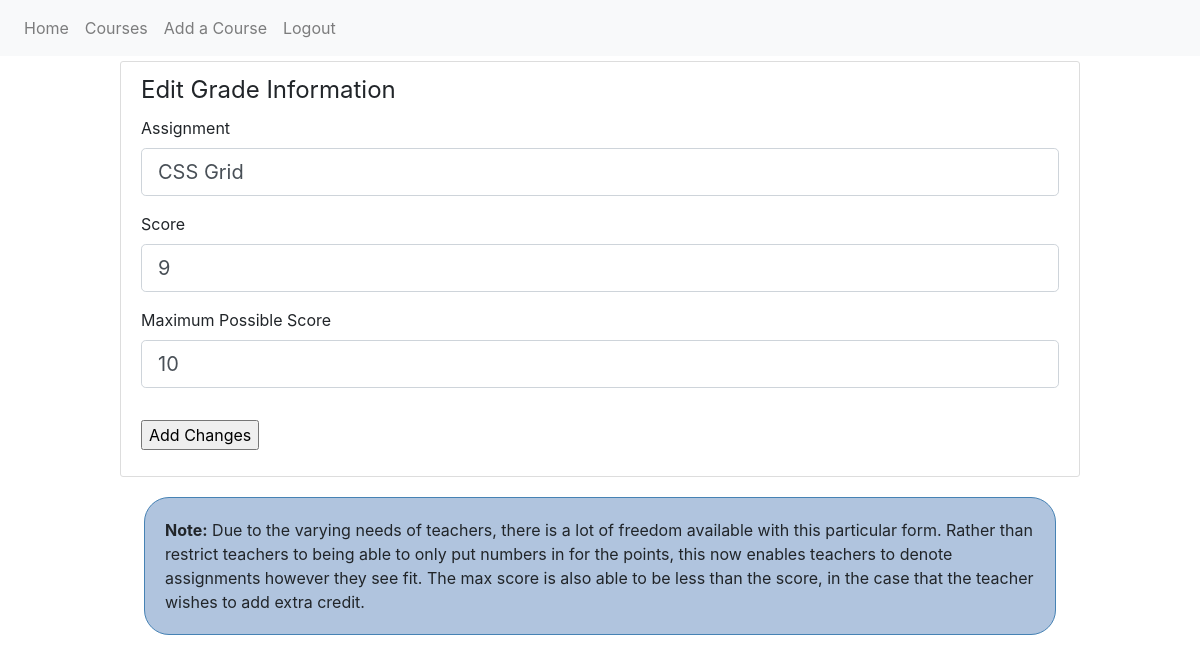
The app's page /course/1/student/1/grade/6/update (signed in) with its own data.
### guide_and_teach/models.py (models this page shows, shortened)
class Grade(db.Model):
    id = db.Column(db.Integer, primary_key=True)
    user_id = db.Column(db.Integer, db.ForeignKey('user.id'))
    student_id = db.Column(db.Integer, db.ForeignKey('student.id'))
    score = db.Column(db.String(15), nullable=False)
    max_score = db.Column(db.String(15), nullable=False)
    assignment = db.Column(db.String(50), nullable=False)

### guide_and_teach/grades/routes.py (the view)
@grades.route('/course/<int:course_id>/student/<int:student_id>/grade/<int:grade_id>/update', methods=['GET', 'POST'])
@login_required
def update_grade(student_id, course_id, grade_id):
    grade = Grade.query.get_or_404(grade_id)
    if grade.user != current_user:
        abort(403)
    form = GradeForm()
    if form.validate_on_submit():
        grade.assignment = form.assignment.data
        grade.score = form.score.data
        grade.max_score = form.max_score.data
        db.session.commit()
        flash('Changes have been saved!', 'success')
        return redirect(url_for('grades.single_grade', student_id=student_id, course_id=course_id, grade_id=grade_id))
    elif request.method == 'GET':
        form.assignment.data = grade.assignment
        form.score.data = grade.score
        form.max_score.data = grade.max_score
    return render_template('grade.html', title="Edit Grade Info", form=form, legend='Edit Grade Information')

### guide_and_teach/grades/forms.py
class GradeForm(FlaskForm):
    assignment = StringField('Assignment', validators=[DataRequired()])
    score = StringField('Score', validators=[DataRequired()])
    max_score = StringField('Maximum Possible Score', validators=[DataRequired()])
    submit = SubmitField('Add Changes')

### guide_and_teach/models.py (called while the page is built)
@login_manager.user_loader
def load_user(user_id):
    return User.query.get(int(user_id))

### guide_and_teach/templates/grade.html (shortened to what this page needs)
{% extends "layout.html" %}
{% block content %}
<div class="content-section">
    <form method="POST" action="">
        <fieldset class="form-group">
            <legend>{{ legend }}</legend>
            <div class="form-group">
                {{ form.assignment.label(class="form-control-label") }}
                {% if form.assignment.errors %}
                    {{ form.assignment(class="form-control form-control-lg is-invalid") }}
                    <div class="invalid-feedback">
                        {% for error in form.assignment.errors %}
                            <span>{{ error }}</span>
                        {% endfor %}
                    </div>
                {% else %}
                    {{ form.assignment(class="form-control form-control-lg") }}
                {% endif %}
            </div>
            <div class="form-group">
                {{ form.score.label(class="form-control-label") }}
                {% if form.score.errors %}
                    {{ form.score(class="form-control form-control-lg is-invalid") }}
                    <div class="invalid-feedback">
                        {% for error in form.score.errors %}
                            <span>{{ error }}</span>
                        {% endfor %}
                    </div>
                {% else %}
                    {{ form.score(class="form-control form-control-lg") }}
                {% endif %}
            </div>
            <div class="form-group">
                {{ form.max_score.label(class="form-control-label") }}
                {% if form.max_score.errors %}
                    {{ form.max_score(class="form-control form-control-lg is-invalid") }}
                    <div class="invalid-feedback">
                        {% for error in form.max_score.errors %}
                            <span>{{ error }}</span>
                        {% endfor %}
                    </div>
                {% else %}
                    {{ form.max_score(class="form-control form-control-lg") }}
                {% endif %}
            </div>
        </fieldset>
        <div class="form-group">
            {{ form.submit }}
        </div>
    </form>
</div>
<div class="about">
<p><strong>Note:</strong> Due to the varying needs of teachers, there is a lot of freedom available with this particular form.
    Rather than restrict teachers to being able to only put numbers in for the points, this now enables teachers to denote assignments however they
    see fit. The max score is also able to be less than the score, in the case that the teacher wishes to add extra credit.
    </p>
</div>
{% endblock content %}

### guide_and_teach/static/style.css (style rules this page uses)
p { padding: 10px; margin: 5px; }
.content-section { background: #ffffff; padding: 10px 20px; border: 1px solid #dddddd; border-radius: 3px; margin-bottom: 20px; margin-left: 10%; margin-right: 10%; margin-top: 5px; }
.content-section { background: #ffffff; padding: 10px 20px; border: 1px solid #dddddd; border-radius: 3px; margin-bottom: 20px; }
.about { margin-left: 12%; margin-right: 12%; margin-top: 20px; margin-bottom: 25px; padding: 5px; border: steelblue solid 1px; border-radius: 25px; background-color: lightsteelblue; }

### records on screen
Grade: assignment "CSS Grid", score "9", max_score "10"

### other values on screen
{{ legend }} "Edit Grade Information"
